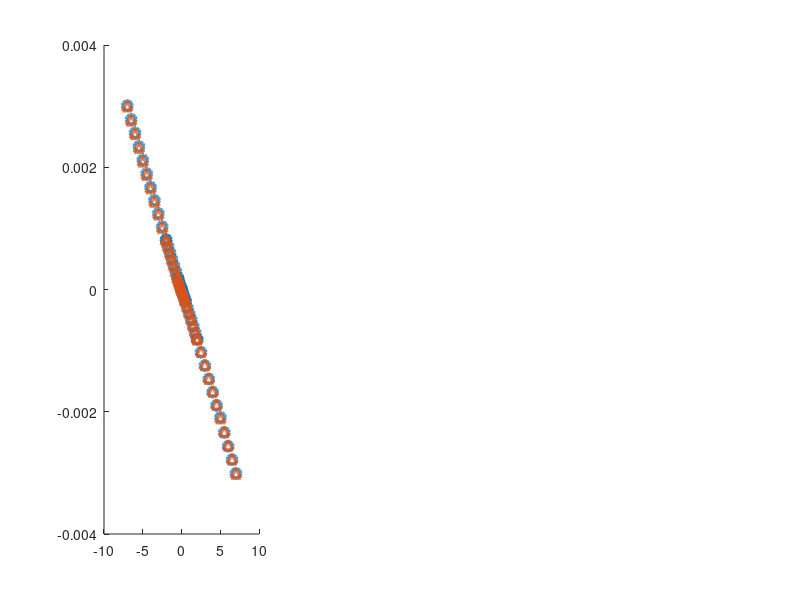

Source code (MATLAB): (Note: this script raises an error after producing the figure.)
%% Settings for plotting
RedAccent =[229/255,20/255,0/255];
BlueAccent =[76/255,174/255,227/255];
GreenAccent =[51/255,153/255,51/255];
White=[1 1 1];
Black=[0 0 0];
DefaultBlue=[0    0.4470    0.7410];
DefaultOrange=[0.8500    0.3250    0.0980];
DefaultYellow=[0.9290    0.6940    0.1250];
DefaultPurple=[0.4940    0.1840    0.5560];
DefaultGreen=[0.4660    0.6740    0.1880];
DefaultLightBlue=[0.3010    0.7450    0.9330];
DefaultCrimson=[0.6350    0.0780    0.1840];
MarkerSize=7;
MarkerLineWidth=2.5;
LineWidth=2.5;
PlotLineWidth=3;
sz = 49;

%% Data imports
FieldOe = [7.00E+04 6.50E+04 6.00E+04 5.50E+04 5.00E+04 4.50E+04 4.00E+04 3.50E+04 3.00E+04 2.50E+04 2.00E+04 2.00E+04 1.75E+04 1.50E+04 1.25E+04 1.00E+04 7.50E+03 5.00E+03 5.00E+03 4.00E+03 3.00E+03 2.00E+03 1.00E+03 0.00E+00 0.00E+00 -1.00E+03 -2.00E+03 -3.00E+03 -4.00E+03 -5.00E+03 -5.00E+03 -7.50E+03 -1.00E+04 -1.25E+04 -1.50E+04 -1.75E+04 -2.00E+04 -2.00E+04 -2.50E+04 -3.00E+04 -3.50E+04 -4.00E+04 -4.50E+04 -5.00E+04 -5.50E+04 -6.00E+04 -6.50E+04 -7.00E+04];
ResponseEmu1 = [-3.00681E-03 -2.78443E-03 -2.56455E-03 -2.33923E-03 -2.09163E-03 -1.89563E-03 -1.67799E-03 -1.46268E-03 -1.24585E-03 -1.02743E-03 -8.13786E-04 -8.10777E-04 -7.07645E-04 -6.00184E-04 -4.93818E-04 -3.98615E-04 -2.98439E-04 -1.94253E-04 -1.92100E-04 -1.53751E-04 -1.16723E-04 -7.74990E-05 -3.61501E-05 4.16601E-07 2.23454E-06 3.61988E-05 7.38717E-05 1.13509E-04 1.55006E-04 1.94653E-04 1.91916E-04 2.97614E-04 3.94045E-04 5.02426E-04 6.05660E-04 7.09359E-04 8.16009E-04 8.11921E-04 1.02905E-03 1.24530E-03 1.45963E-03 1.67619E-03 1.89640E-03 2.11901E-03 2.33993E-03 2.56294E-03 2.78282E-03 3.00790E-03];
ResponseEmu2 = [-3.006890E-03 -2.772266E-03 -2.544597E-03 -2.322460E-03 -2.100453E-03 -1.879041E-03 -1.661694E-03 -1.452203E-03 -1.228122E-03 -1.011949E-03 -8.001467E-04 -8.091077E-04 -6.964782E-04 -5.916780E-04 -4.888293E-04 -3.866113E-04 -2.905297E-04 -1.874647E-04 -1.900832E-04 -1.481523E-04 -1.111565E-04 -6.918887E-05 -3.322560E-05 2.623062E-06 -4.698300E-06 3.005939E-05 7.036859E-05 1.078524E-04 1.482081E-04 1.839545E-04 1.895407E-04 2.838789E-04 3.915442E-04 4.887256E-04 5.931758E-04 6.979015E-04 8.016931E-04 8.081026E-04 1.014166E-03 1.234017E-03 1.443046E-03 1.662621E-03 1.881848E-03 2.100646E-03 2.323149E-03 2.550367E-03 2.771036E-03 3.002886E-03];
DiffHoT = abs(ResponseEmu1-ResponseEmu2)*4*3.1415*0.0001/(0.000654/(5*9));
FieldT = FieldOe./10000;

%% Plotting
figure1 = figure;
subplot(1,3,1)
p1 = scatter(FieldT, ResponseEmu1, sz, 'o');
set(p1,'MarkerEdgeColor',DefaultBlue,'MarkerFaceColor',White,'Linewidth',MarkerLineWidth,'MarkerFaceAlpha',0,'MarkerEdgeAlpha',0.7);
hold all
p2 = scatter(FieldT, ResponseEmu2, sz, '^');
set(p2,'MarkerEdgeColor',DefaultOrange,'MarkerFaceColor',White,'Linewidth',MarkerLineWidth,'MarkerFaceAlpha',0,'MarkerEdgeAlpha',0.7);
hold all

fields = linspace(-10,10);
funlin = @(x,FieldT)(x(1)*FieldT+x(2)); 
fo = fitoptions('Method','NonLinearLeastSquares',...
               'Lower',[-1,-0.5],...
               'Upper',[1,0.5],...
               'StartPoint',[0,0]);
ft = fittype('a*x+b','options',fo);
% Perform nonlinear fitting
[fitobject,gof,output]=fit(FieldT.',ResponseEmu1.',ft)
% Extract coefficients for plotting
vals = coeffvalues(fitobject)
p3 = plot(fields, funlin(vals, fields));
set(p3,'Color',Black,'LineWidth',PlotLineWidth,'MarkerFaceColor',Black,'Markersize',MarkerSize);
% Put fit on bottom
uistack(p3,'bottom')

box on

% legend
leg = legend('linear fit','H down-ramp','H up-ramp');
set(leg,'Location', 'northeast','Fontsize',22)
set(leg, 'Box', 'off')

%label stuff
set(gca,'FontSize',22,'LineWidth',LineWidth);
set(gca,'XTick',[-5 0 5])
set(gca, 'YTick', [-0.004 -0.002 0 0.002 0.004])
pbaspect([1 1.618 1])
xlim([-10 10])
ylim([-0.005 0.005])
xlabel('\mu_0H (T)','Fontsize',22); 
ylabel('M (emu)','Fontsize',22);

subplot(1,3,2)
p1 = scatter(FieldT, abs(ResponseEmu1-ResponseEmu2), sz, 'o');
set(p1,'MarkerEdgeColor',DefaultBlue,'MarkerFaceColor',White,'Linewidth',MarkerLineWidth,'MarkerFaceAlpha',0,'MarkerEdgeAlpha',0.7);
box on

set(gca,'FontSize',22,'LineWidth',LineWidth);
set(gca,'XTick',[-5 0 5])
set(gca, 'YTick', [0 1E-5 2E-5])
pbaspect([1 1.618 1])
xlim([-10 10])
ylim([0 2E-5])
xlabel('\mu_0H (T)','Fontsize',22); 
ylabel('Uncertainty in M_{sapphire} (emu)','Fontsize',22);


subplot(1,3,3)
p1 = scatter(FieldT, log10(DiffHoT), sz, 'o');
set(p1,'MarkerEdgeColor',DefaultBlue,'MarkerFaceColor',White,'Linewidth',MarkerLineWidth,'MarkerFaceAlpha',0,'MarkerEdgeAlpha',0.7);
box on

set(gca,'FontSize',22,'LineWidth',LineWidth);
set(gca,'XTick',[-5 0 5])
set(gca, 'YTick', [-4 -3.5 -3 -2.5])
pbaspect([1 1.618 1])
xlim([-10 10])
ylim([-4 -2.5])
xlabel('\mu_0H (T)','Fontsize',22); 
ylabel('Corresponding uncertainty in \mu_0M_{Ho} (log T)','Fontsize',22);


%% Exporting
fh = figure(1); % returns the handle to the figure object
set(fh, 'color', 'white'); % sets the color to white 
set(gcf, 'PaperPosition', [0 0 17 7.2]) % make paper larger
print(gcf, 'sapphiredraft.png', '-dpng', '-r300' ) % save 300 dpi file
